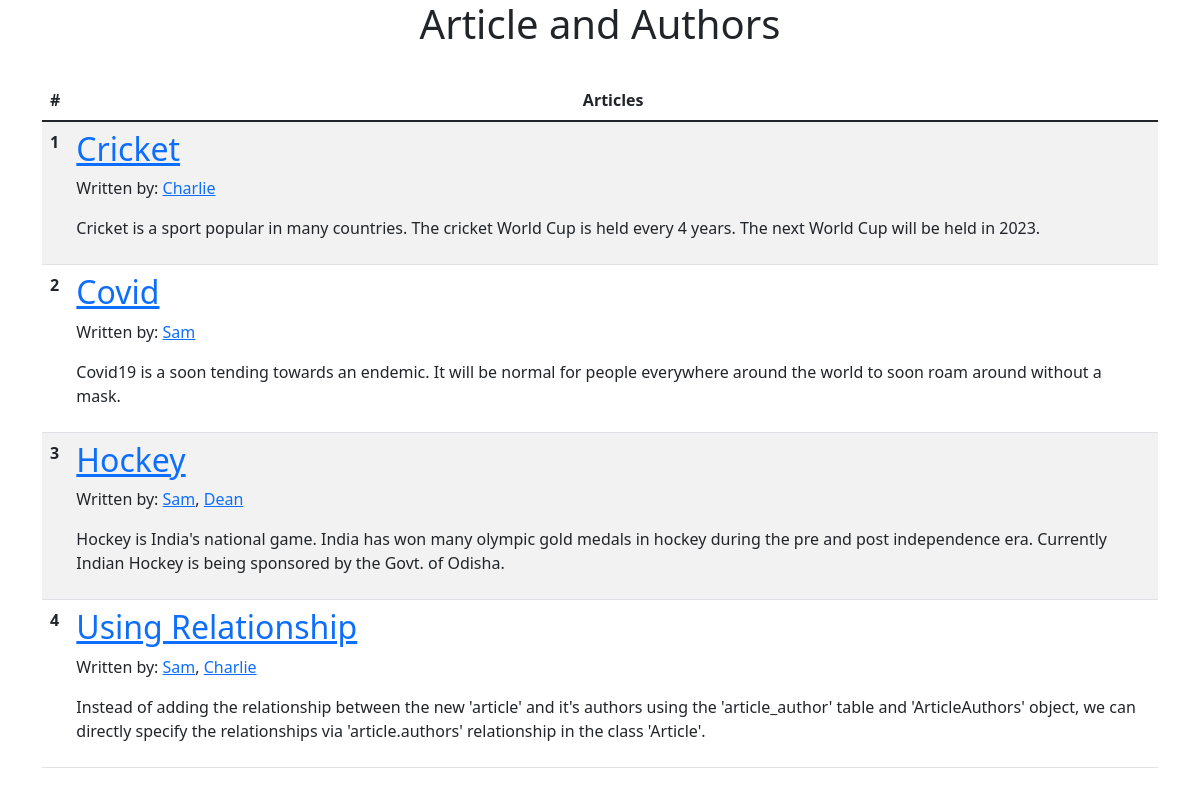
The page / on the database its author committed.
### main.py (models this page shows)
class Article(db.Model):
    __tablename__ = "article"
    article_id = db.Column(db.Integer(), primary_key=True, autoincrement=True)
    title = db.Column(db.String())
    content = db.Column(db.String())
    authors = db.relationship("User", secondary="article_authors")

class User(db.Model):
    __tablename__ = "user"
    user_id = db.Column(db.Integer(), primary_key=True, autoincrement=True)
    name = db.Column(db.String(), unique=True)
    email = db.Column(db.String(), unique=True)

### main.py (the view)
@app.route("/", methods=["GET", "POST"])
def home():
    articles_list = Article.query.all()
    authors_list = User.query.all()
    return render_template("home.html", articles=articles_list, authors=authors_list)

### templates/home.html (shortened to what this page needs)
{% extends "base.html" %}
{% block body %}
<div class="container">
  <h1 class="text-center">Article and Authors</h1>
  <br />
  <table class="table table-striped table-hover">
    <thead>
      <tr class="text-center">
        <th scope="col">#</th>
        <th scope="col">Articles</th>
      </tr>
    </thead>
    <tbody>
      {% for article in articles %}
      <tr>
        <th scope="row">{{loop.index}}</th>
        <td>
          <h2>
            <a href="/article_home/{{article.title}}" target="_blank"
              >{{article.title}}</a
            >
          </h2>
          <p>
            Written by: {% for author in article.authors %}<a
              href="/author_home/{{author.name}}"
              target="_blank"
              >{{author.name}}</a
            >{% if not loop.last %}, {% endif %} {% endfor %}
          </p>
          <p>{{ article.content }}</p>
        </td>
      </tr>
      {% endfor %}
    </tbody>
  </table>
</div>
{% endblock %}

### templates/base.html (shortened to what this page needs)
<!DOCTYPE html>
<html lang="en">
  <head>
    <link
      href="https://cdn.jsdelivr.net/npm/bootstrap@5.1.3/dist/css/bootstrap.min.css"
      rel="stylesheet"
    />
  </head>
  <body>
    {% block body %} {% endblock %}
  </body>
</html>

### rows shown on the page
Article: title "Cricket", content "Cricket is a sport popular in many countries. The cricket World Cup is held every 4 years. The next World Cup will be held in 2023."
User: name "Charlie"
Article: title "Covid", content "Covid19 is a soon tending towards an endemic. It will be normal for people everywhere around the world to soon roam around without a mask."
User: name "Sam"
Article: title "Hockey", content "Hockey is India's national game. India has won many olympic gold medals in hockey during the pre and post independence era. Currently Indian Hockey is being sponsored by the Govt. of Odisha."
User: name "Dean"
Article: title "Using Relationship", content "Instead of adding the relationship between the new 'article' and it's authors using the 'article_author' table and 'ArticleAuthors' object, we can directly specify the relationships via 'article.authors' relationship in the class 'Article'."
